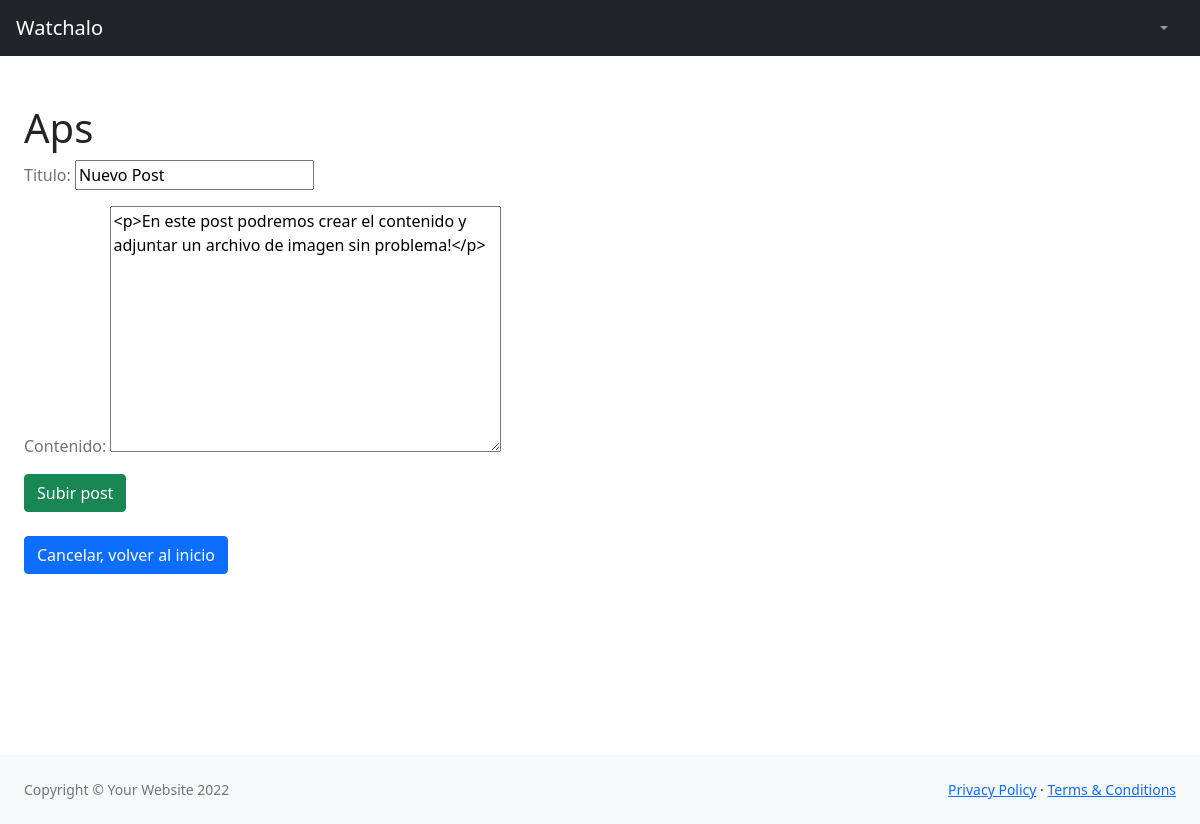
Screenshot of /Aplicacion1/editarPost/1 with the database file from the repository.
### Aplicacion1/models.py (models this page shows, shortened)
class Post(models.Model):
    nombrePost = models.CharField(max_length=50, verbose_name = 'Titulo')
    CuerpoPost = RichTextField(blank = True, null = True, max_length=5000, verbose_name = 'Contenido')
    fechaPublicacion = models.DateTimeField(auto_now_add=True)
    user = models.ForeignKey(User,blank=True,null=True, on_delete=models.CASCADE, related_name = "posts")
    imagen = models.ImageField(blank = True, null = True, upload_to="images/", verbose_name="Subir imagen")
    video = models.FileField(blank = True, null = True, upload_to="videos/", verbose_name="Subir video")
    likes = models.ManyToManyField(User, related_name="likes", blank = True)
    dislikes = models.ManyToManyField(User, related_name="dislikes", blank = True)

### Aplicacion1/views.py (the view)
# urls.py: path('editarPost/<pk>', editarPost.as_view(), name='editarPost'),
class editarPost(UpdateView):
    model = Post
    success_url ='/Aplicacion1/Inicio/'
    fields = ['nombrePost','CuerpoPost']

### Aplicacion1/templates/Aplicacion1/post_form.html (shortened to what this page needs)
{% extends "Aplicacion1/Padre.html" %}
{% load static %}
{% block seccion_nombre %}
<h1>Aps</h1>
{% endblock %}
{% block cuerpo %}
<form method="POST" enctype="multipart/form-data">{% csrf_token %}
    {{form.as_p}}
    <input type="submit" class="btn btn-success" value="Subir post">
</form>
<br>
<a href="{% url 'Aplicacion1:Inicio' %}"><button type="button" class="btn btn-primary">Cancelar, volver al inicio</button></a>
{% endblock %}

### rows the page displays
Post: nombrePost "Nuevo Post", CuerpoPost "<p>En este post podremos crear el contenido y adjuntar un archivo de imagen sin problema!</p>"
